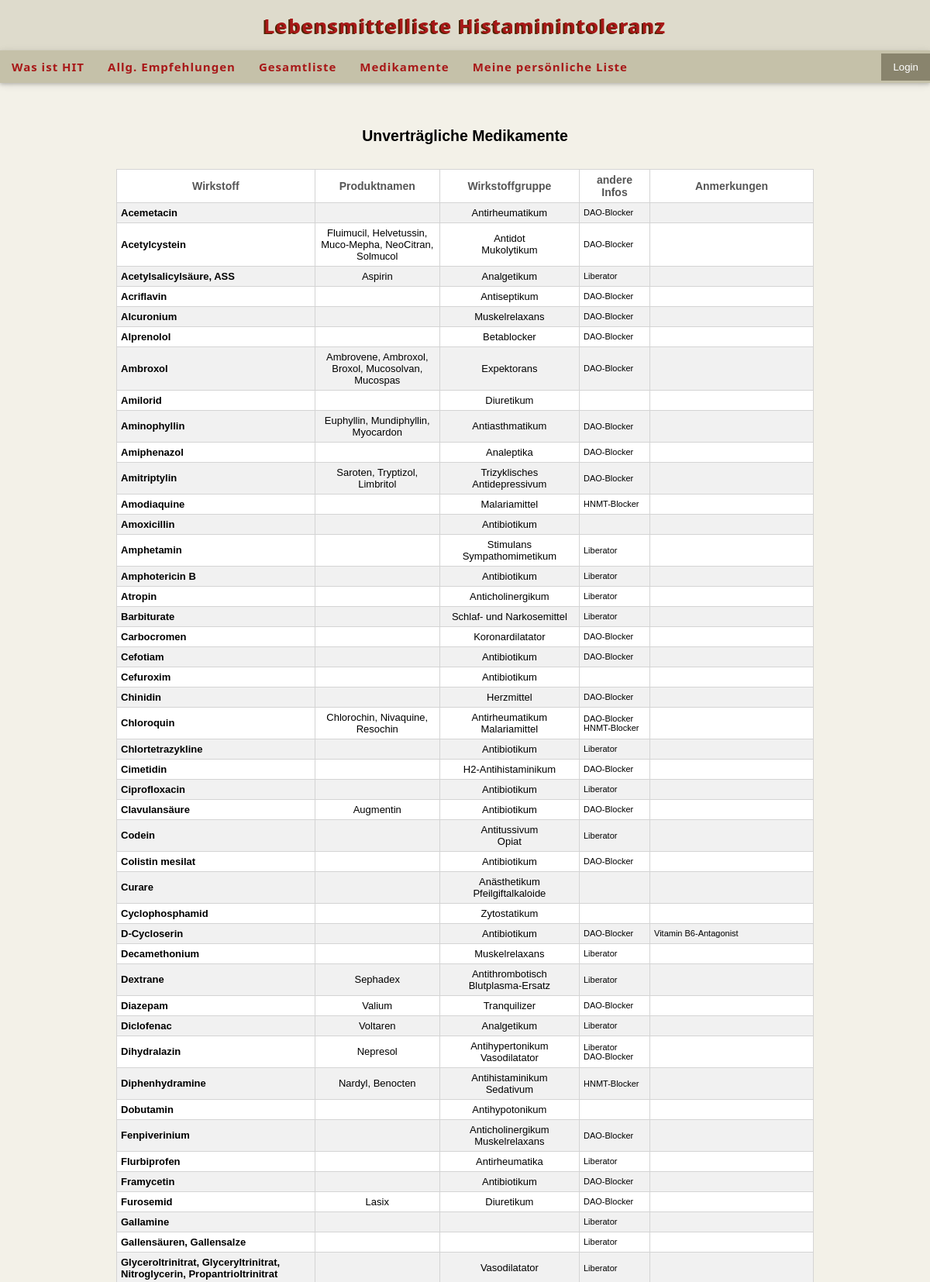
Screenshot of /med.php (upper part) with the database file from the repository.
### tables this page shows
CREATE TABLE `medikamente` (
  `histamin_uv` varchar(4) NOT NULL,
  `liberator` varchar(4) DEFAULT NULL,
  `dao-blocker` varchar(4) NOT NULL,
  `hnmt-blocker` varchar(4) NOT NULL,
  `wirkstoff` varchar(255) NOT NULL,
  `produktnamen` varchar(255) NOT NULL,
  `wirkstoffgruppe` varchar(255) NOT NULL,
  `notizen` varchar(255) NOT NULL
);

### med.php (the view, shortened to what this page needs)
?><!DOCTYPE html>
<html lang="en-US">
<head>
		<link rel="stylesheet" href="style.css">
</head>
<body>
<div id='wrapper'>
	<div id='top'>
		<div id='toptext'>
			Lebensmittelliste Histaminintoleranz
		</div>
	</div>
	<div id='topnav' >
	  <div id='topnavinner' >
		<?php  require_once ("topnav.php"); ?>
	  </div>
	</div>
<?php
require_once ("connect.php");
$table_med = '<table class="list1" style="min-width:400px;max-width:900px;margin:auto;">
				  <tr>
					<th style="font-size:14px;font-weight:700;" >Wirkstoff</th>
					<th style="width:150px;font-size:14px;font-weight:700;" >Produktnamen</th>
					<th style="font-size:14px;font-weight:700;" >Wirkstoffgruppe</th>
					<th style="width:80px;font-size:14px;font-weight:700;" >andere Infos</th>
					<th style="width:200px;font-size:14px;font-weight:700;" >Anmerkungen</th>
				  </tr>';
$sql_get_infos_med =
	'SELECT *
	 FROM medikamente
	 ORDER BY `wirkstoff` ASC';
	 $result_get_list_med = mysqli_query($connect_hit, $sql_get_infos_med);
	while($row_med = mysqli_fetch_assoc($result_get_list_med)) {
		$info = "";
		 if (isset($row_med["liberator"]) AND $row_med["liberator"] == "1") { $info .= "Liberator <br>";}
		 if (isset($row_med["dao-blocker"]) AND $row_med["dao-blocker"] == "1") { $info .= "DAO-Blocker <br>"; }
		 if (isset($row_med["hnmt-blocker"]) AND $row_med["hnmt-blocker"] == "1") { $info .= "HNMT-Blocker <br>";}
		$table_med.= '	<tr>
							<td style="text-align:left;font-weight:600;" > '.$row_med["wirkstoff"].' </td>
							<td> '.$row_med["produktnamen"].' </td>
							<td > '.$row_med["wirkstoffgruppe"].' </td>
							<td style="font-size:11px;text-align:left;"> '.$info.' </td>
							<td style="font-size:11px;text-align:left;"> '.$row_med["notizen"].' </td>
						</tr>';
	}
	$table_med.= '</table>';
?>
	<div class='w3-main' id='belowtopnav' style='padding:10px 100px;'>
		<div>
			<div id='main'>
				<br>
				<h2> Unverträgliche Medikamente </h2>
				<br>
				<?php
				if(isset($table_med)) {echo $table_med;}
				?>
			</div>
		</div>
	</div>
</div>
</body>
</html>

### style.css (style rules this page uses)
html { background-color: #f1f1f1; min-height: 100%; height: 100%; font-family: Arial,sans-serif; font-size:13px; }
body { margin:0; padding:0; height: 100%; min-height: 100%; }
#wrapper { position:relative; min-height: 100%; background-color: #f3f1e8; background-position: center; background-repeat: no-repeat; background-size: cover; background-attachment: fixed; }
#top { position:relative; background-color:#ffffff; height:65px; line-height:50px; overflow:hidden; z-index:2; background-color:#dedbcc; background-position: center; background-repeat: no-repeat; background-size: cover; font-family: "Segoe UI",Arial,sans-serif; }
#topnav { width:100%; position:relative; z-index:2; background-color:#c5c1a9; padding:0; letter-spacing:1px; box-shadow: 0 2px 4px 0 rgba(0,0,0,0.16),0 2px 10px 0 rgba(0,0,0,0.12) !important; font-family: "Segoe UI",Arial,sans-serif; box-sizing: inherit; line-height: 1.5; font-size:15px; }
#belowtopnav { min-height: 400px; }
#toptext { padding-top:8px; text-align:center; letter-spacing: 1.5px; font-size:25px; color:#a81818; text-shadow: -2px 1px #4b2602; font-weight: 700; }
#topnavinner { text-decoration:none !important; overflow: auto; box-sizing: inherit; min-width: 800px; }
#main { padding:16px;transition:margin-left 0s;text-align:center; }
table.list1 { border-collapse:collapse; min-width:600px; max-width: 1000px; }
table.list1 tr:nth-child(even) { background-color:#F1F1F1; }
table.list1 tr:nth-child(odd) { background-color:#ffffff; }
table.list1 th { height:32px; background-repeat:no-repeat; background-position:center center; border:1px solid #d4d4d4; background-color:#ffffff; font-weight:normal; color:#555555; padding:5px; vertical-align:middle; }
table.list1 td { border:1px solid #d4d4d4; text-align:center; padding:5px; vertical-align:middle; }

### rows the page displays
medikamente: wirkstoff "Acemetacin", wirkstoffgruppe "Antirheumatikum"
medikamente: wirkstoff "Acetylcystein", produktnamen "Fluimucil, Helvetussin, Muco-Mepha, NeoCitran, Solmucol", wirkstoffgruppe "Antidot Mukolytikum"
medikamente: wirkstoff "Acetylsalicylsäure, ASS", produktnamen "Aspirin", wirkstoffgruppe "Analgetikum"
medikamente: wirkstoff "Acriflavin", wirkstoffgruppe "Antiseptikum"
medikamente: wirkstoff "Alcuronium", wirkstoffgruppe "Muskelrelaxans"
medikamente: wirkstoff "Alprenolol", wirkstoffgruppe "Betablocker"
medikamente: wirkstoff "Ambroxol", produktnamen "Ambrovene, Ambroxol, Broxol, Mucosolvan, Mucospas", wirkstoffgruppe "Expektorans"
medikamente: wirkstoff "Amilorid", wirkstoffgruppe "Diuretikum"
medikamente: wirkstoff "Aminophyllin", produktnamen "Euphyllin, Mundiphyllin, Myocardon", wirkstoffgruppe "Antiasthmatikum"
medikamente: wirkstoff "Amiphenazol", wirkstoffgruppe "Analeptika"
medikamente: wirkstoff "Amitriptylin", produktnamen "Saroten, Tryptizol, Limbritol", wirkstoffgruppe "Trizyklisches Antidepressivum"
medikamente: wirkstoff "Amodiaquine", wirkstoffgruppe "Malariamittel"
medikamente: wirkstoff "Amoxicillin", wirkstoffgruppe "Antibiotikum"
medikamente: wirkstoff "Amphetamin", wirkstoffgruppe "Stimulans Sympathomimetikum"
medikamente: wirkstoff "Amphotericin B", wirkstoffgruppe "Antibiotikum"
medikamente: wirkstoff "Atropin", wirkstoffgruppe "Anticholinergikum"
medikamente: wirkstoff "Barbiturate", wirkstoffgruppe "Schlaf- und Narkosemittel"
medikamente: wirkstoff "Carbocromen", wirkstoffgruppe "Koronardilatator"
medikamente: wirkstoff "Cefotiam", wirkstoffgruppe "Antibiotikum"
medikamente: wirkstoff "Cefuroxim", wirkstoffgruppe "Antibiotikum"
medikamente: wirkstoff "Chinidin", wirkstoffgruppe "Herzmittel"
medikamente: wirkstoff "Chloroquin", produktnamen "Chlorochin, Nivaquine, Resochin", wirkstoffgruppe "Antirheumatikum Malariamittel"
medikamente: wirkstoff "Chlortetrazykline", wirkstoffgruppe "Antibiotikum"
medikamente: wirkstoff "Cimetidin", wirkstoffgruppe "H2-Antihistaminikum"
medikamente: wirkstoff "Ciprofloxacin", wirkstoffgruppe "Antibiotikum"
medikamente: wirkstoff "Clavulansäure", produktnamen "Augmentin", wirkstoffgruppe "Antibiotikum"
medikamente: wirkstoff "Codein", wirkstoffgruppe "Antitussivum Opiat"
medikamente: wirkstoff "Colistin mesilat", wirkstoffgruppe "Antibiotikum"
medikamente: wirkstoff "Curare", wirkstoffgruppe "Anästhetikum Pfeilgiftalkaloide"
medikamente: wirkstoff "Cyclophosphamid", wirkstoffgruppe "Zytostatikum"
medikamente: wirkstoff "D-Cycloserin", wirkstoffgruppe "Antibiotikum", notizen "Vitamin B6-Antagonist"
medikamente: wirkstoff "Decamethonium", wirkstoffgruppe "Muskelrelaxans"
medikamente: wirkstoff "Dextrane", produktnamen "Sephadex", wirkstoffgruppe "Antithrombotisch Blutplasma-Ersatz"
medikamente: wirkstoff "Diazepam", produktnamen "Valium", wirkstoffgruppe "Tranquilizer"
medikamente: wirkstoff "Diclofenac", produktnamen "Voltaren", wirkstoffgruppe "Analgetikum"
medikamente: wirkstoff "Dihydralazin", produktnamen "Nepresol", wirkstoffgruppe "Antihypertonikum Vasodilatator"
medikamente: wirkstoff "Diphenhydramine", produktnamen "Nardyl, Benocten", wirkstoffgruppe "Antihistaminikum Sedativum"
medikamente: wirkstoff "Dobutamin", wirkstoffgruppe "Antihypotonikum"
medikamente: wirkstoff "Fenpiverinium", wirkstoffgruppe "Anticholinergikum Muskelrelaxans"
medikamente: wirkstoff "Flurbiprofen", wirkstoffgruppe "Antirheumatika"
medikamente: wirkstoff "Framycetin", wirkstoffgruppe "Antibiotikum"
medikamente: wirkstoff "Furosemid", produktnamen "Lasix", wirkstoffgruppe "Diuretikum"
medikamente: wirkstoff "Gallamine"
medikamente: wirkstoff "Gallensäuren, Gallensalze"
medikamente: wirkstoff "Glyceroltrinitrat, Glyceryltrinitrat, Nitroglycerin, Propantrioltrinitrat", wirkstoffgruppe "Vasodilatator"
